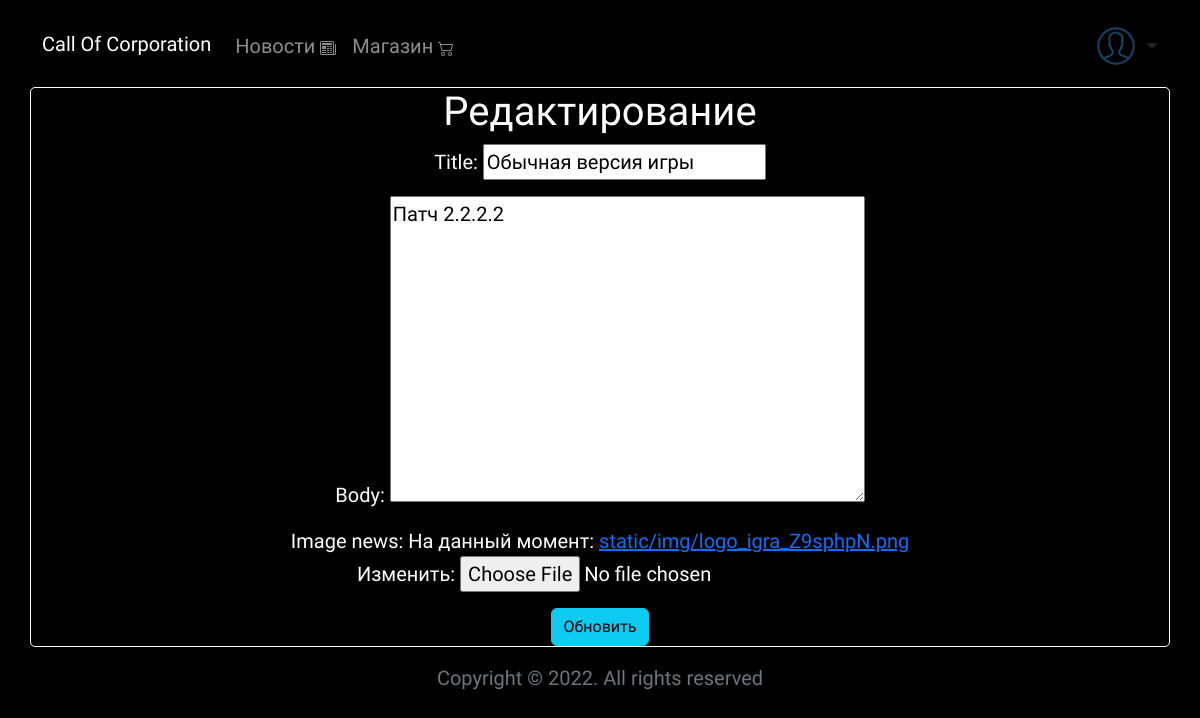
Screenshot of /news/1/edit/ (signed in) with the database file from the repository.
### users/models.py (models this page shows)
class CustomUser(AbstractUser):
    first_name = models.CharField(max_length=255)
    last_name = models.CharField(max_length=255)
    email = models.EmailField()
    image = models.ImageField(upload_to='static/img/', default='static/img/avatar.png')

### news/models.py (models this page shows, shortened)
class News(models.Model):
    title = models.CharField(max_length=255)
    body = models.TextField()
    date = models.DateTimeField(auto_now_add=True)
    author = models.ForeignKey(settings.AUTH_USER_MODEL, on_delete=models.CASCADE,)
    image_news = models.ImageField(upload_to='static/img/')

### news/views.py (the view)
# urls.py: path('<int:pk>/edit/', views.NewsUpdateView.as_view(), name='news_edit'),
class NewsUpdateView(LoginRequiredMixin, UpdateView):
    model =  models.News
    fields = ['title', 'body','image_news']
    template_name = 'news_edit.html'
    login_url = 'login'

### templates/news_edit.html (shortened to what this page needs)
    {% extends 'base.html' %}
    {% load static %}
    {% block content %}
    <div class="container jumbo-trone text-white text-center">
    <h1>Редактирование</h1>
    <form enctype="multipart/form-data" method="post">
        {{ form.as_p }}
        <button class="btn btn-info ml-2" type="submit">Обновить</button>
    </form>
    </div>
    {% endblock %}

### templates/base.html (shortened to what this page needs)
<!doctype html>
{% load static %}
<html lang="en">
<head>
  <link rel="stylesheet" href="{% static 'css/bootstrap.css'%}">
  <link rel="stylesheet" href="{% static 'css/style.css'%}">
</head>
<body class="body-color">
  <nav class="navbar navbar-expand-lg navbar-color navbar-dark">
    <div class="container py-2">
      <a class="navbar-brand" href="{% url 'home' %}">
        Call Of Corporation
      </a>
      <div class="collapse navbar-collapse clearfix" id="navbarSupportedContent">
        <ul class="navbar-nav me-auto mb-1 mb-lg-0">
          <li class="nav-item">
            <a class="nav-link" href="{% url 'news_list' %}">
              Новости
            </a>
          </li>
          <li class="nav-item">
            <a class="nav-link" href="{% url 'shop_list' %}">
              Магазин
            </a>
          </li>
        </ul>
         {% if user.is_authenticated %}
        <div class="dropdown-center">
                    <a
                    class="nav-link dropdown-toggle d-flex align-items-center hidden-arrow"
                    href="#"
                    id="dropdownMenuLink"
                    role="button"
                    data-mdb-toggle="dropdown"
                    data-bs-toggle="dropdown"
                    aria-expanded="false"
                  >
                    <img
                      src="/{{ user.image }}"
                      class="rounded-circle"
                      height="50"
                      id="navbarDropdown"
                    </img>
                  </a>
                </div>
          {% else %}
          <a class="btn btn-outline-success" href="{% url 'login' %}" >Авторизация</a>
          <a class="btn btn-outline-light ms-2"  href="{% url 'signup' %}">Регистрация</a>
      {% endif %}
      </div>
    </div>
  </nav>
      {% block content %}
      {% endblock content %}
</body>
<div class="container">
  <footer class="footer mt-auto py-3">
    <p class="text-center text-muted">Copyright © 2022. All rights reserved</p>
  </footer>
</div>
</html>

### static/css/style.css (style rules this page uses)
body { font-family: 'Exo 2', sans-serif; background-color: black; font-size: 1.25em; }
.navbar-color { background-color: black; }
.nav-link { margin-top: 5px; }
.jumbo-trone { border-radius: 5px; border: solid 1px white; }

### rows the page displays
CustomUser: image (placeholder picture)
News: title "Обычная версия игры", body "Патч 2.2.2.2"
